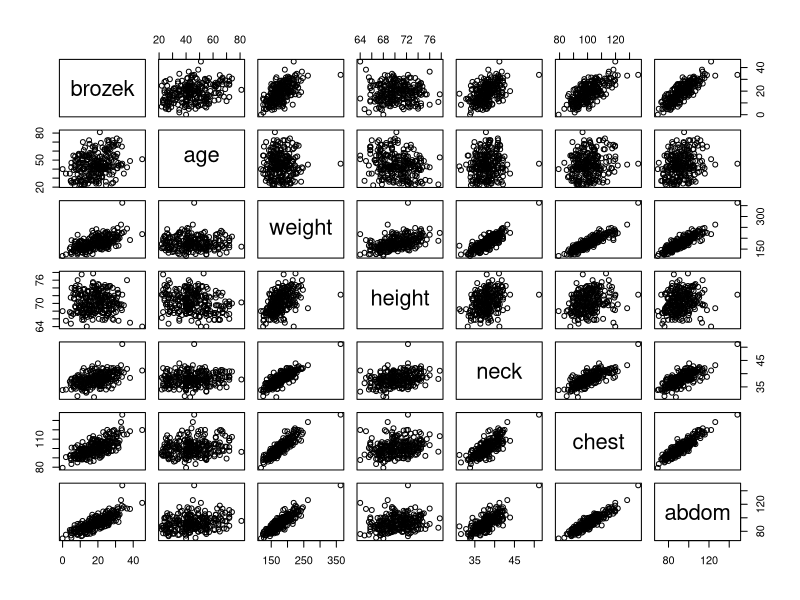
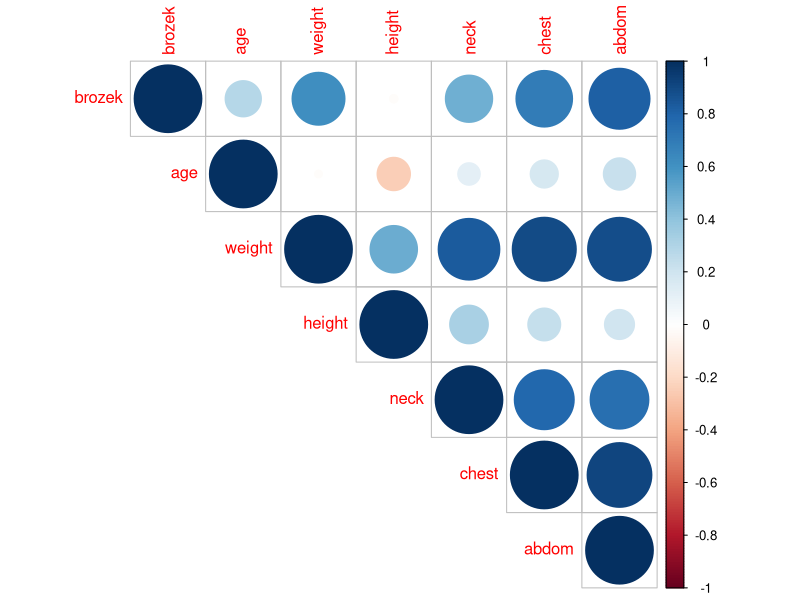
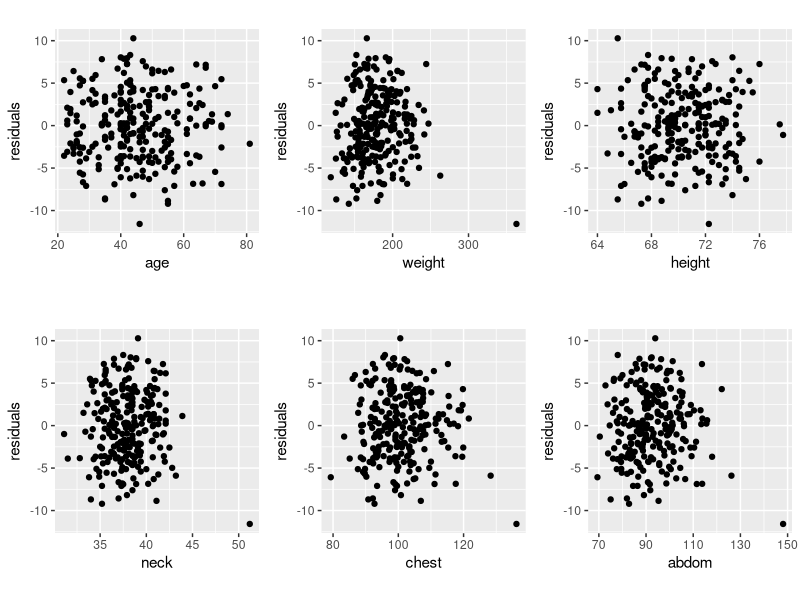
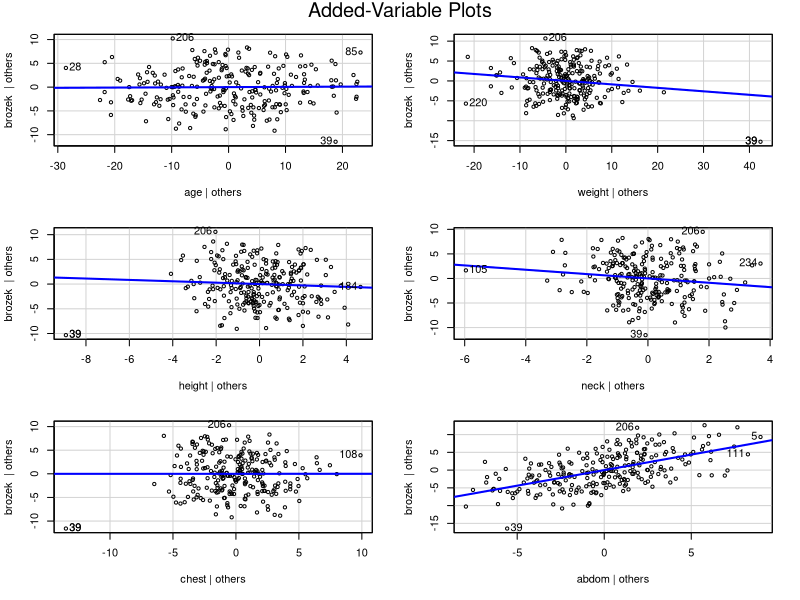
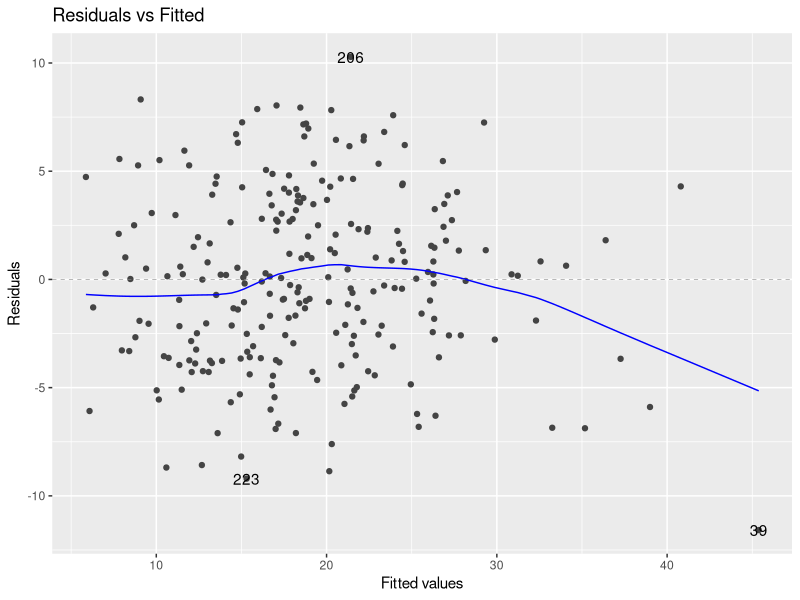
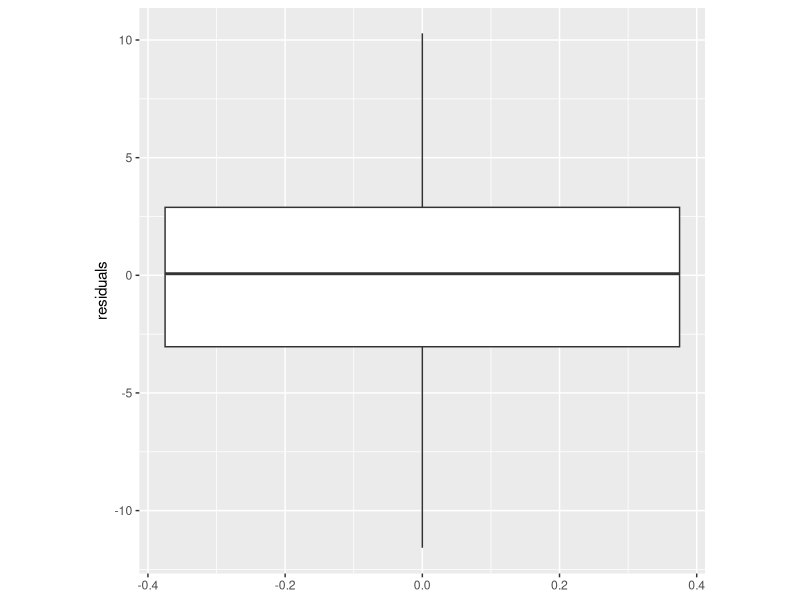
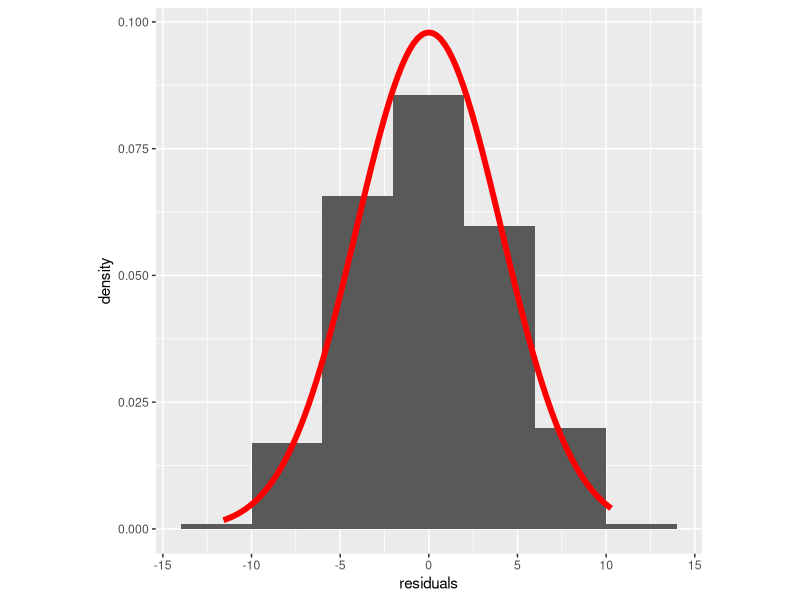
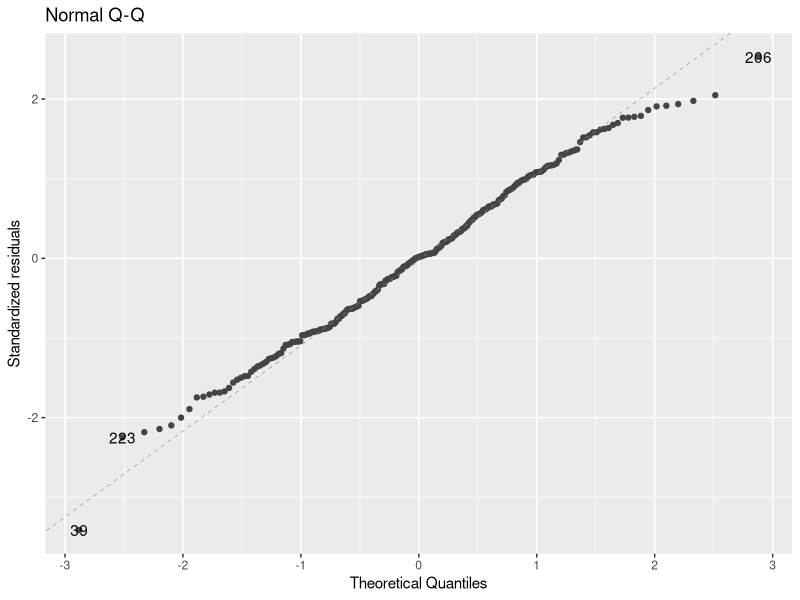

Write the R code that produced these figures, in order.
## ---- chunk 1
# Required packages
library(tidyverse)
library(ggfortify)
library(ggpubr)
library(car)
library(corrplot)
library(gridExtra)
## ---- chunk 2
# Reading data
bodyfat <- read_table("BodyFat.txt")
bodyfat <- bodyfat %>% 
  select(!row)

summary(bodyfat)
## ---- chunk 3
# Scatterplot matrix
pairs(bodyfat)
## ---- chunk 4
# Correlation matrix
bodyfat %>% 
  cor() %>% 
  round(digits = 2) 

# Plotting correlation
corrplot(cor(bodyfat), type = 'upper')
## ---- chunk 5
# Fitting linear model
bodyfat_lm <- lm(brozek ~., data = bodyfat)
summary(bodyfat_lm)

bodyfat$residuals = bodyfat_lm$residuals
bodyfat$fitted = bodyfat_lm$fitted.values
## ---- chunk 6
# Residual vs. predictor plots

a = ggplot(data = bodyfat) +
  geom_point(mapping = aes(x = age, y = residuals)) +
  theme(aspect.ratio = 1)

b = ggplot(data = bodyfat) +
  geom_point(mapping = aes(x = weight, y = residuals)) +
  theme(aspect.ratio = 1)

c = ggplot(data = bodyfat) +
  geom_point(mapping = aes(x = height, y = residuals)) +
  theme(aspect.ratio = 1)

d = ggplot(data = bodyfat) +
  geom_point(mapping = aes(x = neck, y = residuals)) +
  theme(aspect.ratio = 1)

e = ggplot(data = bodyfat) +
  geom_point(mapping = aes(x = chest, y = residuals)) +
  theme(aspect.ratio = 1)

f = ggplot(data = bodyfat) +
  geom_point(mapping = aes(x = abdom, y = residuals)) +
  theme(aspect.ratio = 1)

ggarrange(a,b,c,d,e,f,nrow = 2, ncol = 3)
## ---- chunk 7
# Partial regression plots
avPlots(bodyfat_lm)
## ---- chunk 8
# Residual Vs Fitted
res_vs_fitted <- autoplot(bodyfat_lm, which = 1, ncol = 1, nrow = 1)
res_vs_fitted
## ---- chunk 9
# Boxplot
bodyfat_box <- ggplot(data = bodyfat) +
  geom_boxplot(aes(y = residuals)) +
  theme(aspect.ratio = 1)

bodyfat_box
## ---- chunk 10
# Histogram
bodyfat_hist <- ggplot(data = bodyfat) +
  geom_histogram(aes(x = residuals, y = ..density..),
                 binwidth = 4) +
  stat_function(fun = dnorm,
                color = 'red',
                size = 2,
                args = list(mean = mean(bodyfat$residuals),
                            sd = sd(bodyfat$residuals))) +
  theme(aspect.ratio = 1)

bodyfat_hist
## ---- chunk 11
# Normal probability
q_q <- autoplot(bodyfat_lm, which = 2, nrow = 1, ncol = 1)

q_q
## ---- chunk 12
# Shapiro Wilk
shapiro.test(bodyfat$residuals)
## ---- chunk 13
# Residual Vs Fitted
res_vs_fitted

## ---- chunk 14
# Cook's Distance
bodyfat$cooksd <- cooks.distance(bodyfat_lm)

cook <- ggplot(data = bodyfat) + 
  geom_point(mapping = aes(x = as.numeric(rownames(bodyfat)), 
                           y = cooksd)) +
  ylab("Cook's Distance") +
  xlab("Observation Number") +
  geom_hline(mapping = aes(yintercept = 4 / length(cooksd)),
             color = "red", 
             linetype = "dashed") +
  theme(aspect.ratio = 1)

bodyfat %>% 
  mutate(rowNum = row.names(bodyfat)) %>%  # save original row numbers 
  filter(cooksd > 4 / length(cooksd)) %>%  # select potential outliers
  arrange(desc(cooksd))

cook
## ---- chunk 15
# DFBETAS

# Age
bodyfat$dfbetas_age <- as.vector(dfbetas(bodyfat_lm)[, 2])

dfbeta_age <- ggplot(data = bodyfat) + 
  geom_point(mapping = aes(x = as.numeric(rownames(bodyfat)), 
                           y = abs(dfbetas_age))) +
  ylab("Absolute Value of DFBETAS for Age") +
  xlab("Observation Number") +
  geom_hline(mapping = aes(yintercept = 2 / sqrt(length(dfbetas_age))),
             color = "red", 
             linetype = "dashed") + 
  theme(aspect.ratio = 1)

# Table view of observations detected by DFBETA
bodyfat %>% 
  mutate(rowNum = row.names(bodyfat)) %>%  # save original row numbers 
  filter(abs(dfbetas_age) > 2 / 
           sqrt(length(rownames(bodyfat)))) %>%  # select potential influential pts
  arrange(desc(abs(dfbetas_age)))


# Weight
bodyfat$dfbetas_weight <- as.vector(dfbetas(bodyfat_lm)[, 3])

dfbeta_weight <- ggplot(data = bodyfat) + 
  geom_point(mapping = aes(x = as.numeric(rownames(bodyfat)), 
                           y = abs(dfbetas_weight))) +
  ylab("Absolute Value of DFBETAS for Weight") +
  xlab("Observation Number") +
  geom_hline(mapping = aes(yintercept = 2 / sqrt(length(dfbetas_weight))),
             color = "red", 
             linetype = "dashed") + 
  theme(aspect.ratio = 1)

# Table view of observations detected by DFBETA
bodyfat %>% 
  mutate(rowNum = row.names(bodyfat)) %>%  # save original row numbers 
  filter(abs(dfbetas_weight) > 2 / 
           sqrt(length(rownames(bodyfat)))) %>%  # select potential influential pts
  arrange(desc(abs(dfbetas_weight)))

# Height
bodyfat$dfbetas_height <- as.vector(dfbetas(bodyfat_lm)[, 4])

dfbeta_height <- ggplot(data = bodyfat) + 
  geom_point(mapping = aes(x = as.numeric(rownames(bodyfat)), 
                           y = abs(dfbetas_height))) +
  ylab("Absolute Value of DFBETAS for Height") +
  xlab("Observation Number") +
  geom_hline(mapping = aes(yintercept = 2 / sqrt(length(dfbetas_height))),
             color = "red", 
             linetype = "dashed") + 
  theme(aspect.ratio = 1)

# Table view of observations detected by DFBETA
bodyfat %>% 
  mutate(rowNum = row.names(bodyfat)) %>%  # save original row numbers 
  filter(abs(dfbetas_height) > 2 / 
           sqrt(length(rownames(bodyfat)))) %>%  # select potential influential pts
  arrange(desc(abs(dfbetas_height)))

# Neck
bodyfat$dfbetas_neck <- as.vector(dfbetas(bodyfat_lm)[, 5])

dfbeta_neck <- ggplot(data = bodyfat) + 
  geom_point(mapping = aes(x = as.numeric(rownames(bodyfat)), 
                           y = abs(dfbetas_neck))) +
  ylab("Absolute Value of DFBETAS for Neck") +
  xlab("Observation Number") +
  geom_hline(mapping = aes(yintercept = 2 / sqrt(length(dfbetas_neck))),
             color = "red", 
             linetype = "dashed") + 
  theme(aspect.ratio = 1)

# Table view of observations detected by DFBETA
bodyfat %>% 
  mutate(rowNum = row.names(bodyfat)) %>%  # save original row numbers 
  filter(abs(dfbetas_neck) > 2 / 
           sqrt(length(rownames(bodyfat)))) %>%  # select potential influential pts
  arrange(desc(abs(dfbetas_neck)))

# Chest
bodyfat$dfbetas_chest <- as.vector(dfbetas(bodyfat_lm)[, 6])

dfbeta_chest <- ggplot(data = bodyfat) + 
  geom_point(mapping = aes(x = as.numeric(rownames(bodyfat)), 
                           y = abs(dfbetas_chest))) +
  ylab("Absolute Value of DFBETAS for Chest") +
  xlab("Observation Number") +
  geom_hline(mapping = aes(yintercept = 2 / sqrt(length(dfbetas_chest))),
             color = "red", 
             linetype = "dashed") + 
  theme(aspect.ratio = 1)

# Table view of observations detected by DFBETA
bodyfat %>% 
  mutate(rowNum = row.names(bodyfat)) %>%  # save original row numbers 
  filter(abs(dfbetas_chest) > 2 / 
           sqrt(length(rownames(bodyfat)))) %>%  # select potential influential pts
  arrange(desc(abs(dfbetas_chest)))

# Abdom
bodyfat$dfbetas_abdom <- as.vector(dfbetas(bodyfat_lm)[, 7])

dfbeta_abdom <- ggplot(data = bodyfat) + 
  geom_point(mapping = aes(x = as.numeric(rownames(bodyfat)), 
                           y = abs(dfbetas_abdom))) +
  ylab("Absolute Value of DFBETAS for Abdom") +
  xlab("Observation Number") +
  geom_hline(mapping = aes(yintercept = 2 / sqrt(length(dfbetas_abdom))),
             color = "red", 
             linetype = "dashed") + 
  theme(aspect.ratio = 1)

# Table view of observations detected by DFBETA
bodyfat %>% 
  mutate(rowNum = row.names(bodyfat)) %>%  # save original row numbers 
  filter(abs(dfbetas_abdom) > 2 / 
           sqrt(length(rownames(bodyfat)))) %>%  # select potential influential pts
  arrange(desc(abs(dfbetas_abdom)))

# Table view of plots
ggarrange(dfbeta_age, dfbeta_weight, dfbeta_height, dfbeta_neck, dfbeta_chest, dfbeta_abdom, 
          nrow = 2, ncol = 3)
## ---- chunk 16
# DFFITS
bodyfat$dffits <- dffits(bodyfat_lm)

dffits <- ggplot(data = bodyfat) + 
  geom_point(mapping = aes(x = as.numeric(rownames(bodyfat)), 
                           y = abs(dffits))) +
  ylab("Absolute Value of DFFITS for Brozek") +
  xlab("Observation Number") +
  geom_hline(mapping = aes(yintercept = 2 * sqrt(length(bodyfat_lm$coefficients) /
                                                   length(dffits))),
             color = "red", 
             linetype = "dashed") +
  theme(aspect.ratio = 1)

bodyfat %>% 
  mutate(rowNum = row.names(bodyfat)) %>%  # save original row numbers 
  # select potential influential pts
  filter(abs(dffits) > 2 * sqrt(length(bodyfat_lm$coefficients) / 
                                  length(dffits))) %>%
  arrange(desc(abs(dffits)))

dffits
## ---- chunk 17
#VIF

vif(bodyfat_lm)
mean(vif(bodyfat_lm))
